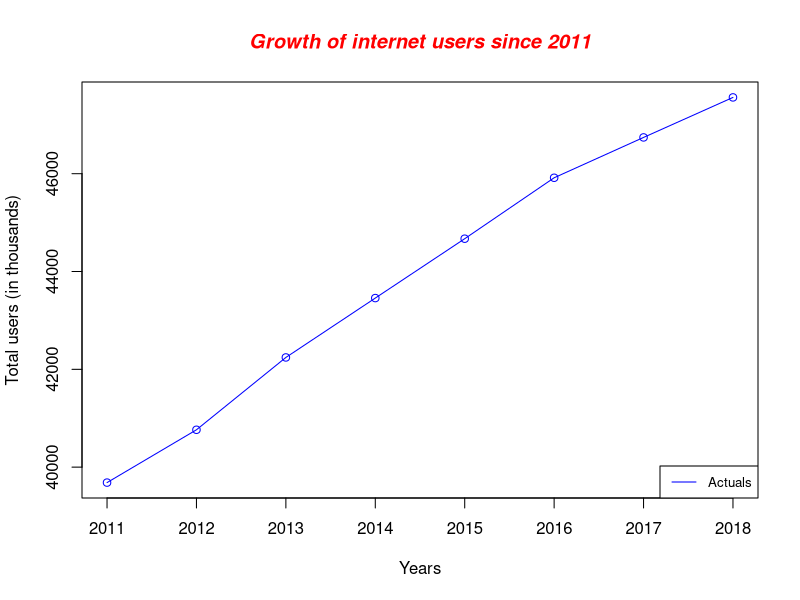
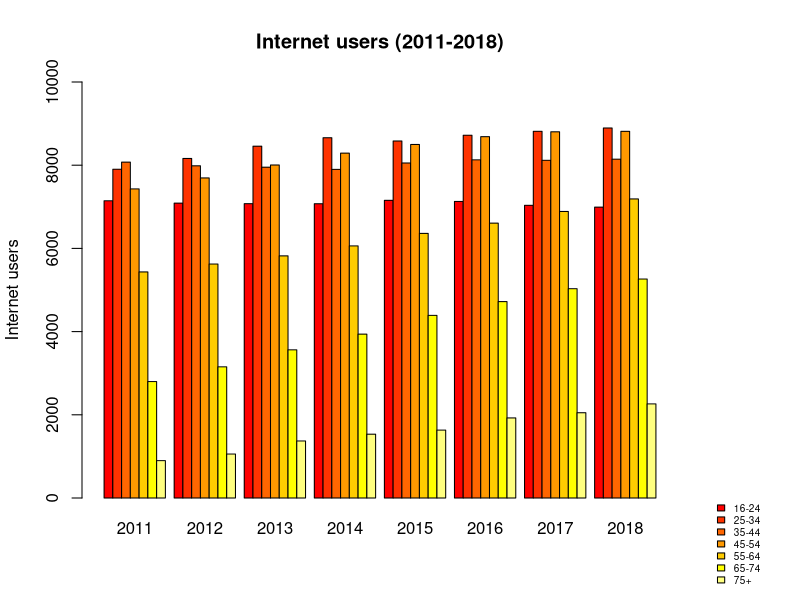
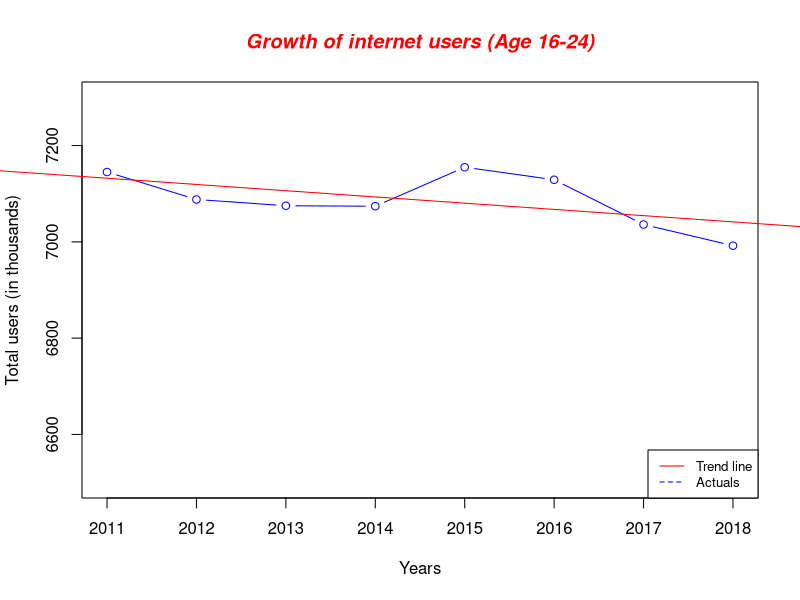
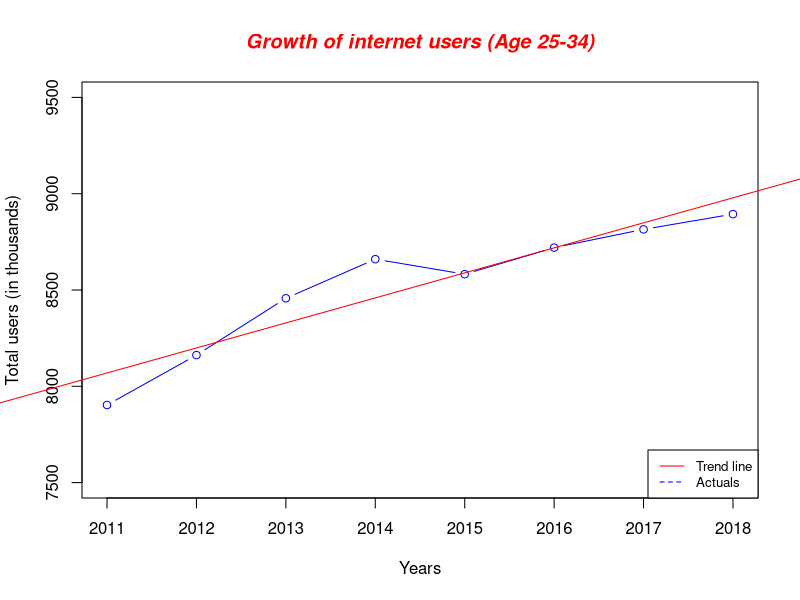
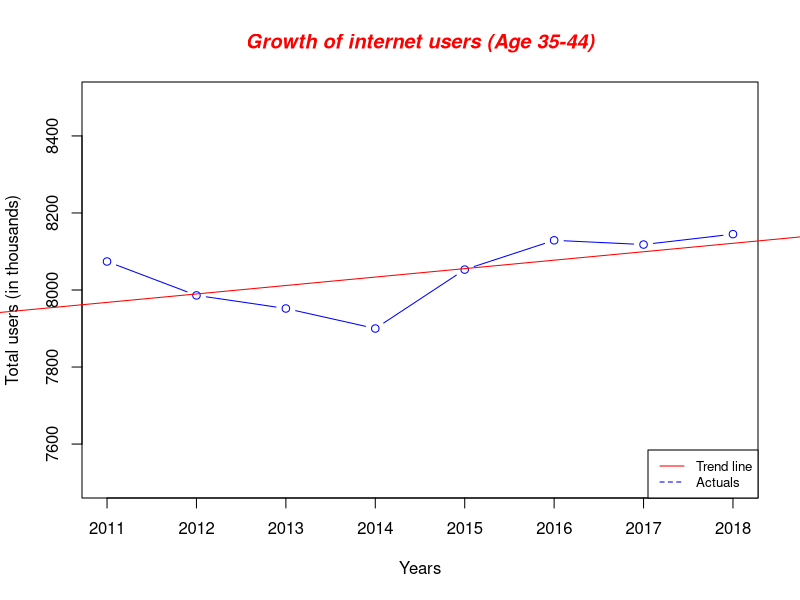
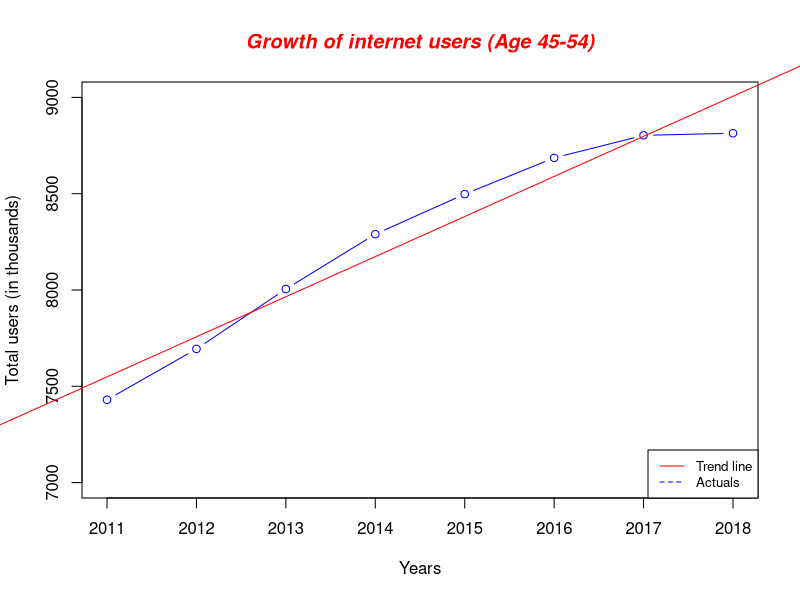
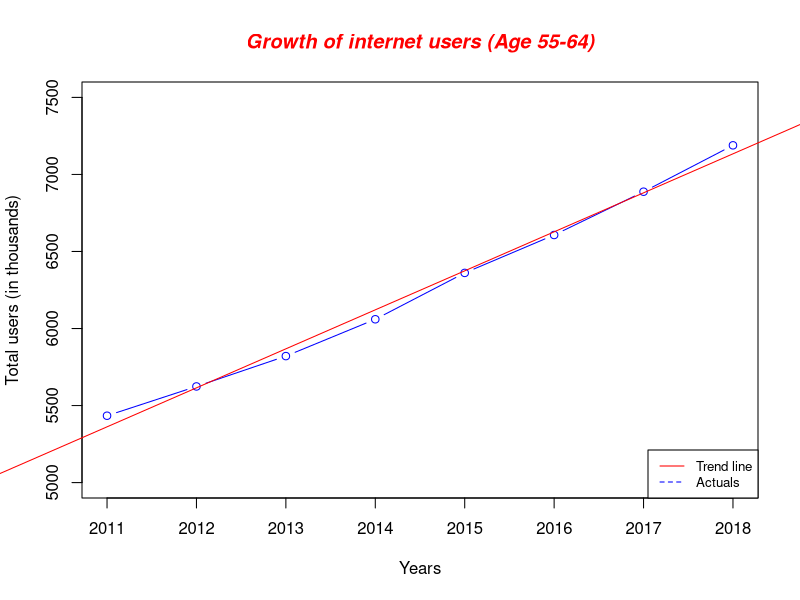
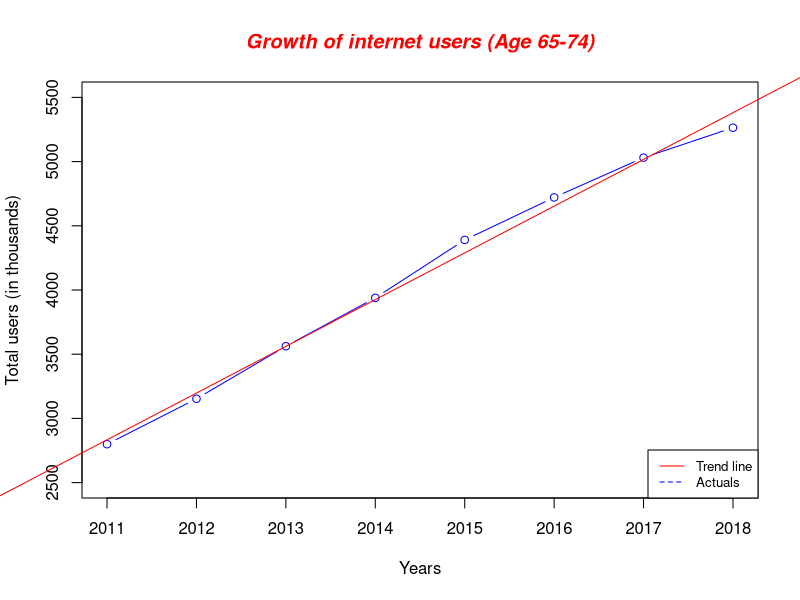

These figures' R source, in order:
## ---- chunk 1
knitr::opts_chunk$set(echo = TRUE)
## ---- chunk 2
# Create the data for the chart.
library(readxl)
tot <- read_excel("Project data-2019.xlsx",sheet = 2, range = "C4:J15", col_names = FALSE)
matrix = as.matrix(tot)
Years = matrix[1,]
Total_users = matrix[3,1:8]
plot(Years,Total_users,type="o", col="blue",  ylab = "Total users (in thousands)")
title(main="Growth of internet users since 2011", col.main="red", font.main=4)
legend("bottomright", legend=c("Actuals"),
       col=c("blue"), lty=1:1, cex=0.8)
## ---- chunk 3


df <- read_excel("Project data-2019.xlsx",sheet = 2, range = "C9:J15", col_names = FALSE)

par(xpd=T, mar=par()$mar+c(0,0,0,4))

barplot(as.matrix(df), main="Internet users (2011-2018)", ylab= "Internet users",
   beside=TRUE, col=heat.colors(7), names.arg=c("2011","2012","2013","2014","2015","2016","2017","2018"), ylim=c(0,10000))

legend(x=70, y = 50, c("16-24","25-34","35-44","45-54","55-64","65-74","75+"), cex=0.6, 
   bty="n", fill=heat.colors(7));

# Restore default clipping rect
par(mar=c(5, 4, 4, 2) + 0.1)


## ---- chunk 4
# Create the data for the chart.
#tot <- read_excel("Project data-2019.xlsx",sheet = 2, range = "C4:J15", col_names = FALSE)
matrix = as.matrix(tot)
Years = matrix[1,]
Total_users = matrix[6,1:8]
plot(Years,Total_users,type="b", col="blue", ylim=c(6500,7300), ylab = "Total users (in thousands)")
title(main="Growth of internet users (Age 16-24)", col.main="red", font.main=4)
legend("bottomright", legend=c("Trend line", "Actuals"),
       col=c("red", "blue"), lty=1:2, cex=0.8)

#Regression
lmTotalGrowth = lm(Total_users~Years) #Create the linear regression
#summary(lmTotalGrowth) #Review the results
#plot(Years, Total_users, col = "blue") #Plot the results
abline(lmTotalGrowth, col="red") #Add a regression line
#paste('y =', coef(lmTotalGrowth)[[2]], '* x', '+ 7145')

## ---- chunk 5
# Create the data for the chart.
#tot <- read_excel("Project data-2019.xlsx",sheet = 2, range = "C4:J10", col_names = FALSE)
matrix = as.matrix(tot)
Years = matrix[1,]
Total_users = matrix[7,1:8]
plot(Years,Total_users,type="b", col="blue", ylim=c(7500,9500), ylab = "Total users (in thousands)")
title(main="Growth of internet users (Age 25-34)", col.main="red", font.main=4)
legend("bottomright", legend=c("Trend line", "Actuals"),
       col=c("red", "blue"), lty=1:2, cex=0.8)

#Regression
lmTotalGrowth = lm(Total_users~Years) #Create the linear regression
#summary(lmTotalGrowth) #Review the results
#plot(Years, Total_users, col = "blue") #Plot the results
abline(lmTotalGrowth, col="red") #Add a regression line
#paste('y =', coef(lmTotalGrowth)[[2]], '* x', '+ 7145')

## ---- chunk 6

matrix = as.matrix(tot)
Years = matrix[1,]
Total_users = matrix[8,1:8]
plot(Years,Total_users,type="b", col="blue", ylim=c(7500,8500), ylab = "Total users (in thousands)")
title(main="Growth of internet users (Age 35-44)", col.main="red", font.main=4)
legend("bottomright", legend=c("Trend line", "Actuals"),
       col=c("red", "blue"), lty=1:2, cex=0.8)

#Regression
lmTotalGrowth = lm(Total_users~Years) #Create the linear regression
#summary(lmTotalGrowth) #Review the results
#plot(Years, Total_users, col = "blue") #Plot the results
abline(lmTotalGrowth, col="red") #Add a regression line
#paste('y =', coef(lmTotalGrowth)[[2]], '* x', '+ 7145')

## ---- chunk 7
matrix = as.matrix(tot)
Years = matrix[1,]
Total_users = matrix[9,1:8]
plot(Years,Total_users,type="b", col="blue", ylim=c(7000,9000), ylab = "Total users (in thousands)")
title(main="Growth of internet users (Age 45-54)", col.main="red", font.main=4)
legend("bottomright", legend=c("Trend line", "Actuals"),
       col=c("red", "blue"), lty=1:2, cex=0.8)

#Regression
lmTotalGrowth = lm(Total_users~Years) #Create the linear regression
#summary(lmTotalGrowth) #Review the results
#plot(Years, Total_users, col = "blue") #Plot the results
abline(lmTotalGrowth, col="red") #Add a regression line
#paste('y =', coef(lmTotalGrowth)[[2]], '* x', '+ 7145')
## ---- chunk 8
matrix = as.matrix(tot)
Years = matrix[1,]
Total_users = matrix[10,1:8]
plot(Years,Total_users,type="b", col="blue", ylim=c(5000,7500), ylab = "Total users (in thousands)")
title(main="Growth of internet users (Age 55-64)", col.main="red", font.main=4)
legend("bottomright", legend=c("Trend line", "Actuals"),
       col=c("red", "blue"), lty=1:2, cex=0.8)

#Regression
lmTotalGrowth = lm(Total_users~Years) #Create the linear regression
#summary(lmTotalGrowth) #Review the results
#plot(Years, Total_users, col = "blue") #Plot the results
abline(lmTotalGrowth, col="red") #Add a regression line
#paste('y =', coef(lmTotalGrowth)[[2]], '* x', '+ 7145')
## ---- chunk 9
matrix = as.matrix(tot)
Years = matrix[1,]
Total_users = matrix[11,1:8]
plot(Years,Total_users,type="b", col="blue", ylim=c(2500,5500), ylab = "Total users (in thousands)")
title(main="Growth of internet users (Age 65-74)", col.main="red", font.main=4)
legend("bottomright", legend=c("Trend line", "Actuals"),
       col=c("red", "blue"), lty=1:2, cex=0.8)

#Regression
lmTotalGrowth = lm(Total_users~Years) #Create the linear regression
#summary(lmTotalGrowth) #Review the results
#plot(Years, Total_users, col = "blue") #Plot the results
abline(lmTotalGrowth, col="red") #Add a regression line
#paste('y =', coef(lmTotalGrowth)[[2]], '* x', '+ 7145')
## ---- chunk 10
matrix = as.matrix(tot)
Years = matrix[1,]
Total_users = matrix[12,1:8]
plot(Years,Total_users,type="b", col="blue", ylim=c(500,2500), ylab = "Total users (in thousands)")
title(main="Growth of internet users (Age 75+)", col.main="red", font.main=4)
legend("bottomright", legend=c("Trend line", "Actuals"),
       col=c("red", "blue"), lty=1:2, cex=0.8)

#Regression
lmTotalGrowth = lm(Total_users~Years) #Create the linear regression
#summary(lmTotalGrowth) #Review the results
#plot(Years, Total_users, col = "blue") #Plot the results
abline(lmTotalGrowth, col="red") #Add a regression line
#paste('y =', coef(lmTotalGrowth)[[2]], '* x', '+ 7145')
## ---- chunk 11
#white = c(35546,    36430,    37585,    38601,    39498,    40526,    40885,    41825)
#mixed = c(343,    401,    406,    471,    471,    490,    591,    510)
indian = c(875,    906,    954,    1025,    1086,    1090,    1094,    1087)
pakistani = c(475,    527,    593,    653,    684,    715,    759,    779)
bangladeshi = c(171,    195,    213,    239,    252,    247,    316,    320)
chinese = c(249,    220,    250,    226,    251,    267,    275,    303)
#otherasian = c(423,    466,    465,    467,    464,    569,    562,    576)
#black = c(940,    981,    1098,    1063,    1186,    1253,    1394,    1352)
#otherethnic = c(616,    617,    655,    684,    746,    711,    838,    784)
Combined_Groups = data.frame(cbind(indian, pakistani, bangladeshi, chinese))
Stack_Groups = stack(Combined_Groups)
Anovaresult = aov(values ~ ind, data = Stack_Groups)
summary(Anovaresult)
## ---- chunk 12
male16 <- c(20039,	20564,	21242,	21814,	22229,	22812,	23200,	23606)
f16 <- c(19645,	20200,	21001,	21643,	22442,	23105,	23542,	23954)
combined_16 <- data.frame(cbind(male16,f16))
stacked_16 <- stack(combined_16)
stacked_16
anova16 <- aov(values ~ ind, data = stacked_16)
summary(anova16)
## ---- chunk 13
#white = c(35546,    36430,    37585,    38601,    39498,    40526,    40885,    41825)
mixed = c(343,    401,    406,    471,    471,    490,    591,    510)
indian = c(875,    906,    954,    1025,    1086,    1090,    1094,    1087)
pakistani = c(475,    527,    593,    653,    684,    715,    759,    779)
bangladeshi = c(171,    195,    213,    239,    252,    247,    316,    320)
chinese = c(249,    220,    250,    226,    251,    267,    275,    303)
otherasian = c(423,    466,    465,    467,    464,    569,    562,    576)
black = c(940,    981,    1098,    1063,    1186,    1253,    1394,    1352)
otherethnic = c(616,    617,    655,    684,    746,    711,    838,    784)
Combined_Groups = data.frame(cbind(mixed, indian, pakistani, bangladeshi, chinese, otherasian, black, otherethnic))
Stack_Groups = stack(Combined_Groups)
Anovaresult = aov(values ~ ind, data = Stack_Groups)
summary(Anovaresult)

## ---- chunk 14

# Create the data for the chart.
library(readxl)
tot <- read_excel("Project data-2019.xlsx",sheet = 4, range = "D5:H29", col_names = FALSE)
matrix = as.matrix(tot)
Years = matrix[1,]
EQD = matrix[18,1:5]
NEQD = matrix[19,1:5]
plot(Years,EQD,type="o", col="blue",  ylab = "Total users (in thousands)")
#lines(Years,NEQD,type = "o", col="green")
title(main="Equality Act Status(Age 55-64)", col.main="red", font.main=4)
legend("bottomright", legend=c("Trend line", "Actuals"),
       col=c("red", "blue"), lty=1:2, cex=0.8)

#Regression
lmEQD = lm(Years~EQD) #Create the linear regression
#summary(lmTotalGrowth) #Review the results
#plot(Years, EQD, col = "blue") #Plot the results
abline(lmEQD, col="red") #Add a regression line
#paste('y =', coef(lmTotalGrowth)[[2]], '* x', '+ 7145')

## ---- chunk 15
# Create the data for the chart.
tot <- read_excel("Project data-2019.xlsx",sheet = 4, range = "D5:H29", col_names = FALSE)
matrix = as.matrix(tot)
Years = matrix[1,]
Total_users = matrix[18,1:5]
NEQD = matrix[19,1:5]
plot(Years,Total_users,type="b", col="blue", ylim=c(1000,2000), ylab = "Total users (in thousands)")
#lines(Years,NEQD,type = "b", col="green")
title(main="Equality Act Status(Age 55-64)", col.main="red", font.main=4)
legend("bottomright", legend=c("Trend line", "Actuals"),
       col=c("red", "blue"), lty=1:2, cex=0.8)

#Regression
lmTotalGrowth = lm(Total_users~Years) #Create the linear regression
#summary(lmTotalGrowth) #Review the results
#plot(Years, Total_users, col = "blue") #Plot the results
abline(lmTotalGrowth, col="red") #Add a regression line
#paste('y =', coef(lmTotalGrowth)[[2]], '* x', '+ 7145')

## ---- chunk 16
mixed = c(343,    401,    406,    471,    471,    490,    591,    510)
m = mean(mixed)
indian = c(875,    906,    954,    1025,    1086,    1090,    1094,    1087)
i = mean(indian)
pakistani = c(475,    527,    593,    653,    684,    715,    759,    779)
p = mean(pakistani)
bangladeshi = c(171,    195,    213,    239,    252,    247,    316,    320)
b = mean(bangladeshi)
chinese = c(249,    220,    250,    226,    251,    267,    275,    303)
c = mean(chinese)
otherasian = c(423,    466,    465,    467,    464,    569,    562,    576)
o = mean(otherasian)
black = c(940,    981,    1098,    1063,    1186,    1253,    1394,    1352)
bl = mean(black)
otherethnic = c(616,    617,    655,    684,    746,    711,    838,    784)
ot = mean(otherethnic)
slices <- c(m,i,p,b,c,o,bl,ot)
lbls <- c("Mixed/multiple ethnic", "Indian", "Pakistani", "Bangladeshi","Chinese","Other Asian Background","Black/African/Caribbean/Black British","Other Ethinc Group")
pie(slices, col=rainbow(8), lables=NA, main="Ethnic Group (Non White) Internet users from 2011 to 2018")
legend("topleft",lbls,cex=0.7,fill=rainbow(8))
## ---- chunk 17
white = c(35546,    36430,    37585,    38601,    39498,    40526,    40885,    41825)
w = mean(white)
mixed = c(343,    401,    406,    471,    471,    490,    591,    510)
m = mean(mixed)
indian = c(875,    906,    954,    1025,    1086,    1090,    1094,    1087)
i = mean(indian)
pakistani = c(475,    527,    593,    653,    684,    715,    759,    779)
p = mean(pakistani)
bangladeshi = c(171,    195,    213,    239,    252,    247,    316,    320)
b = mean(bangladeshi)
chinese = c(249,    220,    250,    226,    251,    267,    275,    303)
c = mean(chinese)
otherasian = c(423,    466,    465,    467,    464,    569,    562,    576)
o = mean(otherasian)
black = c(940,    981,    1098,    1063,    1186,    1253,    1394,    1352)
bl = mean(black)
otherethnic = c(616,    617,    655,    684,    746,    711,    838,    784)
ot = mean(otherethnic)
slices <- c(w,m,i,p,b,c,o,bl,ot)
lbls <- c("White", "Mixed/multiple ethnic", "Indian", "Pakistani", "Bangladeshi","Chinese","Other Asian Background","Black/African/Caribbean/Black British","Other Ethinc Group")
pie(slices, col=rainbow(8), lables=NA, main="Ethnic Group (Not White) Internet usage from 2011 to 2018")
legend("topleft",lbls,cex=0.7,fill=rainbow(8))
## ---- chunk 18
dat <- read_excel("Project data-2019.xlsx",sheet = 5, range = "C8:J15", col_names = FALSE)

## Set plot region (when set 'ylim' skip first row with headers)
plot(
  1, 1, 
  xlim=c(1,ncol(dat)), ylim=range(dat[-1,], na.rm=T), 
  xaxt='n', xlab='', ylab=''
)
axis(1, labels=c("Mixed", "Indian", "Pakistani", "Bangla","Chinese","OAsian","Black","OtherEth"), at=1:ncol(dat))
#axis(2, labels = "Amount of internet users")

for(i in 1:ncol(dat)) {
  ## Get i-th column
  p <- dat[,i]

  ## Remove 0 values from column
  p <- p[! p %in% 0]
  ## Instead of 0 you can use any values
  ## For example, you can remove 1, 2, 3
  ##   p <- p[! p %in% c(1,2,3)]

  ## Draw boxplot
  boxplot(p, add=T, at=i)
}
